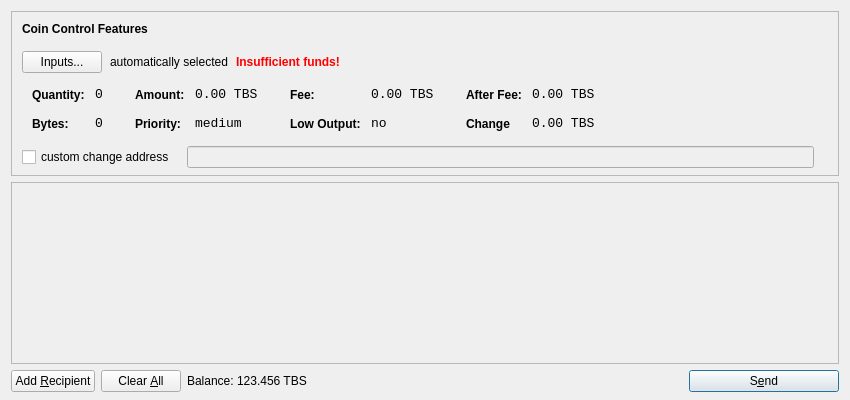
<?xml version="1.0" encoding="UTF-8"?>
<ui version="4.0">
 <class>SendCoinsDialog</class>
 <widget class="QDialog" name="SendCoinsDialog">
  <property name="geometry">
   <rect>
    <x>0</x>
    <y>0</y>
    <width>850</width>
    <height>400</height>
   </rect>
  </property>
  <property name="windowTitle">
   <string>Send Coins</string>
  </property>
  <layout class="QVBoxLayout" name="verticalLayout" stretch="0,1,0">
   <property name="bottomMargin">
    <number>8</number>
   </property>
   <item>
    <widget class="QFrame" name="frameCoinControl">
     <property name="sizePolicy">
      <sizepolicy hsizetype="Expanding" vsizetype="Expanding">
       <horstretch>0</horstretch>
       <verstretch>0</verstretch>
      </sizepolicy>
     </property>
     <property name="maximumSize">
      <size>
       <width>16777215</width>
       <height>16777215</height>
      </size>
     </property>
     <property name="frameShape">
      <enum>QFrame::StyledPanel</enum>
     </property>
     <property name="frameShadow">
      <enum>QFrame::Sunken</enum>
     </property>
     <layout class="QVBoxLayout" name="verticalLayoutCoinControl2">
      <property name="spacing">
       <number>-1</number>
      </property>
      <property name="leftMargin">
       <number>0</number>
      </property>
      <property name="topMargin">
       <number>0</number>
      </property>
      <property name="rightMargin">
       <number>0</number>
      </property>
      <property name="bottomMargin">
       <number>6</number>
      </property>
      <item>
       <layout class="QVBoxLayout" name="verticalLayoutCoinControl" stretch="0,0,0,0,1">
        <property name="spacing">
         <number>0</number>
        </property>
        <property name="leftMargin">
         <number>10</number>
        </property>
        <property name="topMargin">
         <number>10</number>
        </property>
        <item>
         <layout class="QHBoxLayout" name="horizontalLayoutCoinControl1">
          <property name="bottomMargin">
           <number>15</number>
          </property>
          <item>
           <widget class="QLabel" name="labelCoinControlFeatures">
            <property name="sizePolicy">
             <sizepolicy hsizetype="Preferred" vsizetype="Maximum">
              <horstretch>0</horstretch>
              <verstretch>0</verstretch>
             </sizepolicy>
            </property>
            <property name="font">
             <font>
              <weight>75</weight>
              <bold>true</bold>
             </font>
            </property>
            <property name="styleSheet">
             <string notr="true">font-weight:bold;</string>
            </property>
            <property name="text">
             <string>Coin Control Features</string>
            </property>
           </widget>
          </item>
         </layout>
        </item>
        <item>
         <layout class="QHBoxLayout" name="horizontalLayoutCoinControl2" stretch="0,0,0,0">
          <property name="spacing">
           <number>8</number>
          </property>
          <property name="bottomMargin">
           <number>10</number>
          </property>
          <item>
           <widget class="QPushButton" name="pushButtonCoinControl">
            <property name="styleSheet">
             <string notr="true"/>
            </property>
            <property name="text">
             <string>Inputs...</string>
            </property>
           </widget>
          </item>
          <item>
           <widget class="QLabel" name="labelCoinControlAutomaticallySelected">
            <property name="text">
             <string>automatically selected</string>
            </property>
            <property name="margin">
             <number>5</number>
            </property>
           </widget>
          </item>
          <item>
           <widget class="QLabel" name="labelCoinControlInsuffFunds">
            <property name="font">
             <font>
              <weight>75</weight>
              <bold>true</bold>
             </font>
            </property>
            <property name="styleSheet">
             <string notr="true">color:red;font-weight:bold;</string>
            </property>
            <property name="text">
             <string>Insufficient funds!</string>
            </property>
            <property name="margin">
             <number>5</number>
            </property>
           </widget>
          </item>
          <item>
           <spacer name="horizontalSpacerCoinControl">
            <property name="orientation">
             <enum>Qt::Horizontal</enum>
            </property>
            <property name="sizeHint" stdset="0">
             <size>
              <width>40</width>
              <height>1</height>
             </size>
            </property>
           </spacer>
          </item>
         </layout>
        </item>
        <item>
         <widget class="QWidget" name="widgetCoinControl" native="true">
          <property name="sizePolicy">
           <sizepolicy hsizetype="Preferred" vsizetype="Preferred">
            <horstretch>0</horstretch>
            <verstretch>0</verstretch>
           </sizepolicy>
          </property>
          <property name="minimumSize">
           <size>
            <width>0</width>
            <height>0</height>
           </size>
          </property>
          <property name="styleSheet">
           <string notr="true"/>
          </property>
          <layout class="QHBoxLayout" name="horizontalLayoutCoinControl5">
           <property name="margin">
            <number>0</number>
           </property>
           <item>
            <layout class="QHBoxLayout" name="horizontalLayoutCoinControl3" stretch="0,0,0,1">
             <property name="spacing">
              <number>20</number>
             </property>
             <property name="topMargin">
              <number>0</number>
             </property>
             <property name="bottomMargin">
              <number>10</number>
             </property>
             <item>
              <layout class="QFormLayout" name="formLayoutCoinControl1">
               <property name="horizontalSpacing">
                <number>10</number>
               </property>
               <property name="verticalSpacing">
                <number>14</number>
               </property>
               <property name="leftMargin">
                <number>10</number>
               </property>
               <property name="topMargin">
                <number>4</number>
               </property>
               <property name="rightMargin">
                <number>6</number>
               </property>
               <item row="0" column="0">
                <widget class="QLabel" name="labelCoinControlQuantityText">
                 <property name="styleSheet">
                  <string notr="true">font-weight:bold;</string>
                 </property>
                 <property name="text">
                  <string>Quantity:</string>
                 </property>
                 <property name="margin">
                  <number>0</number>
                 </property>
                </widget>
               </item>
               <item row="0" column="1">
                <widget class="QLabel" name="labelCoinControlQuantity">
                 <property name="font">
                  <font>
                   <family>Monospace</family>
                   <pointsize>10</pointsize>
                  </font>
                 </property>
                 <property name="cursor">
                  <cursorShape>IBeamCursor</cursorShape>
                 </property>
                 <property name="contextMenuPolicy">
                  <enum>Qt::ActionsContextMenu</enum>
                 </property>
                 <property name="text">
                  <string>0</string>
                 </property>
                 <property name="margin">
                  <number>0</number>
                 </property>
                 <property name="textInteractionFlags">
                  <set>Qt::LinksAccessibleByMouse|Qt::TextSelectableByKeyboard|Qt::TextSelectableByMouse</set>
                 </property>
                </widget>
               </item>
               <item row="1" column="0">
                <widget class="QLabel" name="labelCoinControlBytesText">
                 <property name="styleSheet">
                  <string notr="true">font-weight:bold;</string>
                 </property>
                 <property name="text">
                  <string>Bytes:</string>
                 </property>
                </widget>
               </item>
               <item row="1" column="1">
                <widget class="QLabel" name="labelCoinControlBytes">
                 <property name="font">
                  <font>
                   <family>Monospace</family>
                   <pointsize>10</pointsize>
                  </font>
                 </property>
                 <property name="cursor">
                  <cursorShape>IBeamCursor</cursorShape>
                 </property>
                 <property name="contextMenuPolicy">
                  <enum>Qt::ActionsContextMenu</enum>
                 </property>
                 <property name="text">
                  <string>0</string>
                 </property>
                 <property name="textInteractionFlags">
                  <set>Qt::LinksAccessibleByMouse|Qt::TextSelectableByKeyboard|Qt::TextSelectableByMouse</set>
                 </property>
                </widget>
               </item>
              </layout>
             </item>
             <item>
              <layout class="QFormLayout" name="formLayoutCoinControl2">
               <property name="horizontalSpacing">
                <number>10</number>
               </property>
               <property name="verticalSpacing">
                <number>14</number>
               </property>
               <property name="leftMargin">
                <number>6</number>
               </property>
               <property name="topMargin">
                <number>4</number>
               </property>
               <property name="rightMargin">
                <number>6</number>
               </property>
               <item row="0" column="0">
                <widget class="QLabel" name="labelCoinControlAmountText">
                 <property name="styleSheet">
                  <string notr="true">font-weight:bold;</string>
                 </property>
                 <property name="text">
                  <string>Amount:</string>
                 </property>
                 <property name="margin">
                  <number>0</number>
                 </property>
                </widget>
               </item>
               <item row="0" column="1">
                <widget class="QLabel" name="labelCoinControlAmount">
                 <property name="font">
                  <font>
                   <family>Monospace</family>
                   <pointsize>10</pointsize>
                  </font>
                 </property>
                 <property name="cursor">
                  <cursorShape>IBeamCursor</cursorShape>
                 </property>
                 <property name="contextMenuPolicy">
                  <enum>Qt::ActionsContextMenu</enum>
                 </property>
                 <property name="text">
                  <string>0.00 TBS</string>
                 </property>
                 <property name="textInteractionFlags">
                  <set>Qt::LinksAccessibleByMouse|Qt::TextSelectableByKeyboard|Qt::TextSelectableByMouse</set>
                 </property>
                </widget>
               </item>
               <item row="1" column="0">
                <widget class="QLabel" name="labelCoinControlPriorityText">
                 <property name="styleSheet">
                  <string notr="true">font-weight:bold;</string>
                 </property>
                 <property name="text">
                  <string>Priority:</string>
                 </property>
                </widget>
               </item>
               <item row="1" column="1">
                <widget class="QLabel" name="labelCoinControlPriority">
                 <property name="font">
                  <font>
                   <family>Monospace</family>
                   <pointsize>10</pointsize>
                  </font>
                 </property>
                 <property name="cursor">
                  <cursorShape>IBeamCursor</cursorShape>
                 </property>
                 <property name="contextMenuPolicy">
                  <enum>Qt::ActionsContextMenu</enum>
                 </property>
                 <property name="text">
                  <string>medium</string>
                 </property>
                 <property name="textInteractionFlags">
                  <set>Qt::LinksAccessibleByMouse|Qt::TextSelectableByKeyboard|Qt::TextSelectableByMouse</set>
                 </property>
                </widget>
               </item>
              </layout>
             </item>
             <item>
              <layout class="QFormLayout" name="formLayoutCoinControl3">
               <property name="horizontalSpacing">
                <number>10</number>
               </property>
               <property name="verticalSpacing">
                <number>14</number>
               </property>
               <property name="leftMargin">
                <number>6</number>
               </property>
               <property name="topMargin">
                <number>4</number>
               </property>
               <property name="rightMargin">
                <number>6</number>
               </property>
               <item row="0" column="0">
                <widget class="QLabel" name="labelCoinControlFeeText">
                 <property name="styleSheet">
                  <string notr="true">font-weight:bold;</string>
                 </property>
                 <property name="text">
                  <string>Fee:</string>
                 </property>
                 <property name="margin">
                  <number>0</number>
                 </property>
                </widget>
               </item>
               <item row="0" column="1">
                <widget class="QLabel" name="labelCoinControlFee">
                 <property name="font">
                  <font>
                   <family>Monospace</family>
                   <pointsize>10</pointsize>
                  </font>
                 </property>
                 <property name="cursor">
                  <cursorShape>IBeamCursor</cursorShape>
                 </property>
                 <property name="contextMenuPolicy">
                  <enum>Qt::ActionsContextMenu</enum>
                 </property>
                 <property name="text">
                  <string>0.00 TBS</string>
                 </property>
                 <property name="textInteractionFlags">
                  <set>Qt::LinksAccessibleByMouse|Qt::TextSelectableByKeyboard|Qt::TextSelectableByMouse</set>
                 </property>
                </widget>
               </item>
               <item row="1" column="0">
                <widget class="QLabel" name="labelCoinControlLowOutputText">
                 <property name="styleSheet">
                  <string notr="true">font-weight:bold;</string>
                 </property>
                 <property name="text">
                  <string>Low Output:</string>
                 </property>
                </widget>
               </item>
               <item row="1" column="1">
                <widget class="QLabel" name="labelCoinControlLowOutput">
                 <property name="font">
                  <font>
                   <family>Monospace</family>
                   <pointsize>10</pointsize>
                  </font>
                 </property>
                 <property name="cursor">
                  <cursorShape>IBeamCursor</cursorShape>
                 </property>
                 <property name="contextMenuPolicy">
                  <enum>Qt::ActionsContextMenu</enum>
                 </property>
                 <property name="text">
                  <string>no</string>
                 </property>
                 <property name="textInteractionFlags">
                  <set>Qt::LinksAccessibleByMouse|Qt::TextSelectableByKeyboard|Qt::TextSelectableByMouse</set>
                 </property>
                </widget>
               </item>
              </layout>
             </item>
             <item>
              <layout class="QFormLayout" name="formLayoutCoinControl4">
               <property name="horizontalSpacing">
                <number>10</number>
               </property>
               <property name="verticalSpacing">
                <number>14</number>
               </property>
               <property name="leftMargin">
                <number>6</number>
               </property>
               <property name="topMargin">
                <number>4</number>
               </property>
               <property name="rightMargin">
                <number>6</number>
               </property>
               <item row="0" column="0">
                <widget class="QLabel" name="labelCoinControlAfterFeeText">
                 <property name="styleSheet">
                  <string notr="true">font-weight:bold;</string>
                 </property>
                 <property name="text">
                  <string>After Fee:</string>
                 </property>
                 <property name="margin">
                  <number>0</number>
                 </property>
                </widget>
               </item>
               <item row="0" column="1">
                <widget class="QLabel" name="labelCoinControlAfterFee">
                 <property name="font">
                  <font>
                   <family>Monospace</family>
                   <pointsize>10</pointsize>
                  </font>
                 </property>
                 <property name="cursor">
                  <cursorShape>IBeamCursor</cursorShape>
                 </property>
                 <property name="contextMenuPolicy">
                  <enum>Qt::ActionsContextMenu</enum>
                 </property>
                 <property name="text">
                  <string>0.00 TBS</string>
                 </property>
                 <property name="textInteractionFlags">
                  <set>Qt::LinksAccessibleByMouse|Qt::TextSelectableByKeyboard|Qt::TextSelectableByMouse</set>
                 </property>
                </widget>
               </item>
               <item row="1" column="0">
                <widget class="QLabel" name="labelCoinControlChangeText">
                 <property name="styleSheet">
                  <string notr="true">font-weight:bold;</string>
                 </property>
                 <property name="text">
                  <string>Change</string>
                 </property>
                </widget>
               </item>
               <item row="1" column="1">
                <widget class="QLabel" name="labelCoinControlChange">
                 <property name="font">
                  <font>
                   <family>Monospace</family>
                   <pointsize>10</pointsize>
                  </font>
                 </property>
                 <property name="cursor">
                  <cursorShape>IBeamCursor</cursorShape>
                 </property>
                 <property name="contextMenuPolicy">
                  <enum>Qt::ActionsContextMenu</enum>
                 </property>
                 <property name="text">
                  <string>0.00 TBS</string>
                 </property>
                 <property name="textInteractionFlags">
                  <set>Qt::LinksAccessibleByMouse|Qt::TextSelectableByKeyboard|Qt::TextSelectableByMouse</set>
                 </property>
                </widget>
               </item>
              </layout>
             </item>
            </layout>
           </item>
          </layout>
         </widget>
        </item>
        <item>
         <layout class="QHBoxLayout" name="horizontalLayoutCoinControl4" stretch="0,0,0">
          <property name="spacing">
           <number>12</number>
          </property>
          <property name="sizeConstraint">
           <enum>QLayout::SetDefaultConstraint</enum>
          </property>
          <property name="topMargin">
           <number>5</number>
          </property>
          <property name="rightMargin">
           <number>5</number>
          </property>
          <item>
           <widget class="QCheckBox" name="checkBoxCoinControlChange">
            <property name="text">
             <string>custom change address</string>
            </property>
           </widget>
          </item>
          <item>
           <widget class="QLineEdit" name="lineEditCoinControlChange">
            <property name="enabled">
             <bool>false</bool>
            </property>
            <property name="sizePolicy">
             <sizepolicy hsizetype="Expanding" vsizetype="Fixed">
              <horstretch>0</horstretch>
              <verstretch>0</verstretch>
             </sizepolicy>
            </property>
           </widget>
          </item>
          <item>
           <widget class="QLabel" name="labelCoinControlChangeLabel">
            <property name="sizePolicy">
             <sizepolicy hsizetype="Preferred" vsizetype="Expanding">
              <horstretch>0</horstretch>
              <verstretch>0</verstretch>
             </sizepolicy>
            </property>
            <property name="minimumSize">
             <size>
              <width>0</width>
              <height>0</height>
             </size>
            </property>
            <property name="text">
             <string/>
            </property>
            <property name="margin">
             <number>3</number>
            </property>
           </widget>
          </item>
         </layout>
        </item>
        <item>
         <spacer name="verticalSpacerCoinControl">
          <property name="orientation">
           <enum>Qt::Vertical</enum>
          </property>
          <property name="sizeHint" stdset="0">
           <size>
            <width>800</width>
            <height>1</height>
           </size>
          </property>
         </spacer>
        </item>
       </layout>
      </item>
     </layout>
    </widget>
   </item>
   <item>
    <widget class="QScrollArea" name="scrollArea">
     <property name="widgetResizable">
      <bool>true</bool>
     </property>
     <widget class="QWidget" name="scrollAreaWidgetContents">
      <property name="geometry">
       <rect>
        <x>0</x>
        <y>0</y>
        <width>830</width>
        <height>165</height>
       </rect>
      </property>
      <layout class="QVBoxLayout" name="verticalLayout_2">
       <property name="margin">
        <number>0</number>
       </property>
       <item>
        <layout class="QVBoxLayout" name="entries">
         <property name="spacing">
          <number>6</number>
         </property>
        </layout>
       </item>
       <item>
        <spacer name="verticalSpacer">
         <property name="orientation">
          <enum>Qt::Vertical</enum>
         </property>
         <property name="sizeHint" stdset="0">
          <size>
           <width>20</width>
           <height>40</height>
          </size>
         </property>
        </spacer>
       </item>
      </layout>
     </widget>
    </widget>
   </item>
   <item>
    <layout class="QHBoxLayout" name="horizontalLayout">
     <item>
      <widget class="QPushButton" name="addButton">
       <property name="toolTip">
        <string>Send to multiple recipients at once</string>
       </property>
       <property name="text">
        <string>Add &amp;Recipient</string>
       </property>
       <property name="icon">
        <iconset resource="../bitcoin.qrc">
         <normaloff>:/icons/add</normaloff>:/icons/add</iconset>
       </property>
       <property name="autoDefault">
        <bool>false</bool>
       </property>
      </widget>
     </item>
     <item>
      <widget class="QPushButton" name="clearButton">
       <property name="sizePolicy">
        <sizepolicy hsizetype="Minimum" vsizetype="Fixed">
         <horstretch>0</horstretch>
         <verstretch>0</verstretch>
        </sizepolicy>
       </property>
       <property name="toolTip">
        <string>Remove all transaction fields</string>
       </property>
       <property name="text">
        <string>Clear &amp;All</string>
       </property>
       <property name="icon">
        <iconset resource="../bitcoin.qrc">
         <normaloff>:/icons/remove</normaloff>:/icons/remove</iconset>
       </property>
       <property name="autoRepeatDelay">
        <number>300</number>
       </property>
       <property name="autoDefault">
        <bool>false</bool>
       </property>
      </widget>
     </item>
     <item>
      <layout class="QHBoxLayout" name="horizontalLayout_2">
       <property name="spacing">
        <number>3</number>
       </property>
       <item>
        <widget class="QLabel" name="label">
         <property name="sizePolicy">
          <sizepolicy hsizetype="Preferred" vsizetype="Fixed">
           <horstretch>0</horstretch>
           <verstretch>0</verstretch>
          </sizepolicy>
         </property>
         <property name="text">
          <string>Balance:</string>
         </property>
        </widget>
       </item>
       <item>
        <widget class="QLabel" name="labelBalance">
         <property name="sizePolicy">
          <sizepolicy hsizetype="Preferred" vsizetype="Fixed">
           <horstretch>0</horstretch>
           <verstretch>0</verstretch>
          </sizepolicy>
         </property>
         <property name="cursor">
          <cursorShape>IBeamCursor</cursorShape>
         </property>
         <property name="text">
          <string>123.456 TBS</string>
         </property>
         <property name="textInteractionFlags">
          <set>Qt::LinksAccessibleByMouse|Qt::TextSelectableByKeyboard|Qt::TextSelectableByMouse</set>
         </property>
        </widget>
       </item>
      </layout>
     </item>
     <item>
      <spacer name="horizontalSpacer">
       <property name="orientation">
        <enum>Qt::Horizontal</enum>
       </property>
       <property name="sizeHint" stdset="0">
        <size>
         <width>40</width>
         <height>20</height>
        </size>
       </property>
      </spacer>
     </item>
     <item>
      <widget class="QPushButton" name="sendButton">
       <property name="minimumSize">
        <size>
         <width>150</width>
         <height>0</height>
        </size>
       </property>
       <property name="toolTip">
        <string>Confirm the send action</string>
       </property>
       <property name="text">
        <string>S&amp;end</string>
       </property>
       <property name="icon">
        <iconset resource="../bitcoin.qrc">
         <normaloff>:/icons/send</normaloff>:/icons/send</iconset>
       </property>
       <property name="default">
        <bool>true</bool>
       </property>
      </widget>
     </item>
    </layout>
   </item>
  </layout>
 </widget>
 <resources>
  <include location="../bitcoin.qrc"/>
 </resources>
 <connections/>
</ui>
